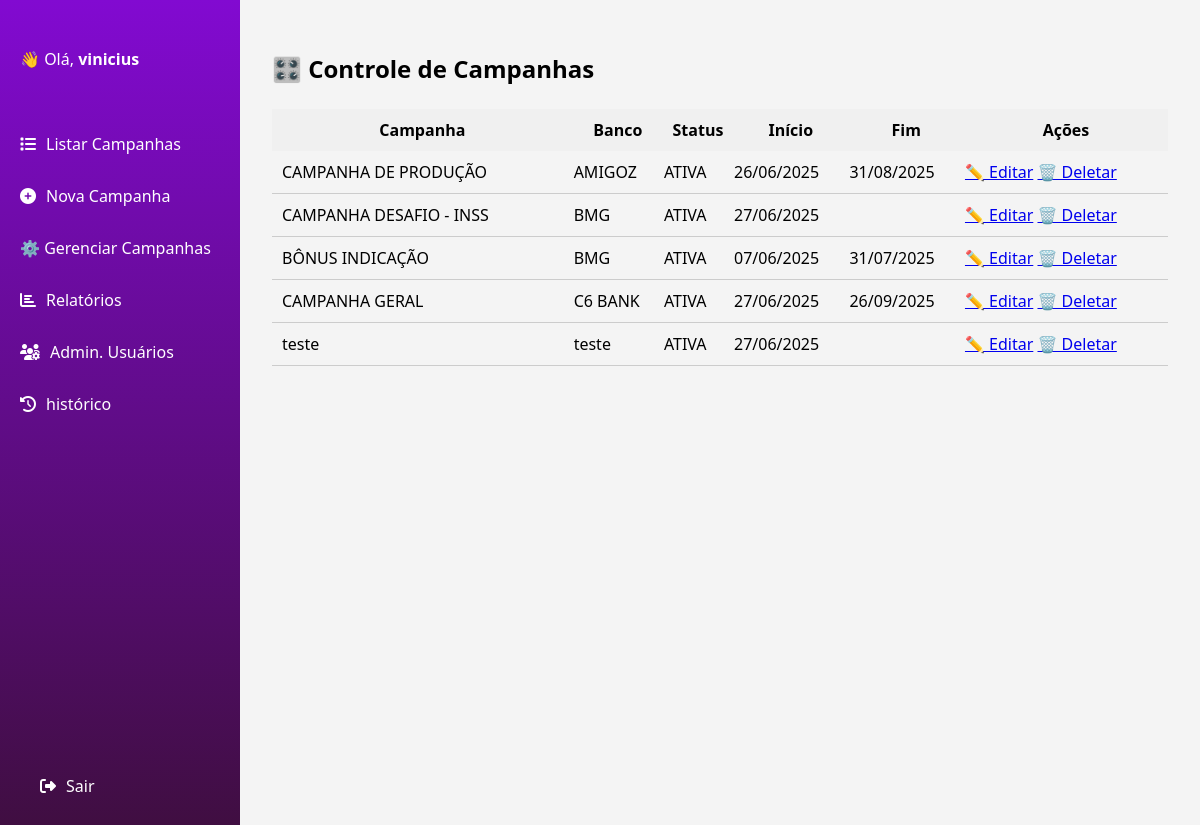
The page /campanhas/controle/ (signed in) on the database as committed earlier.
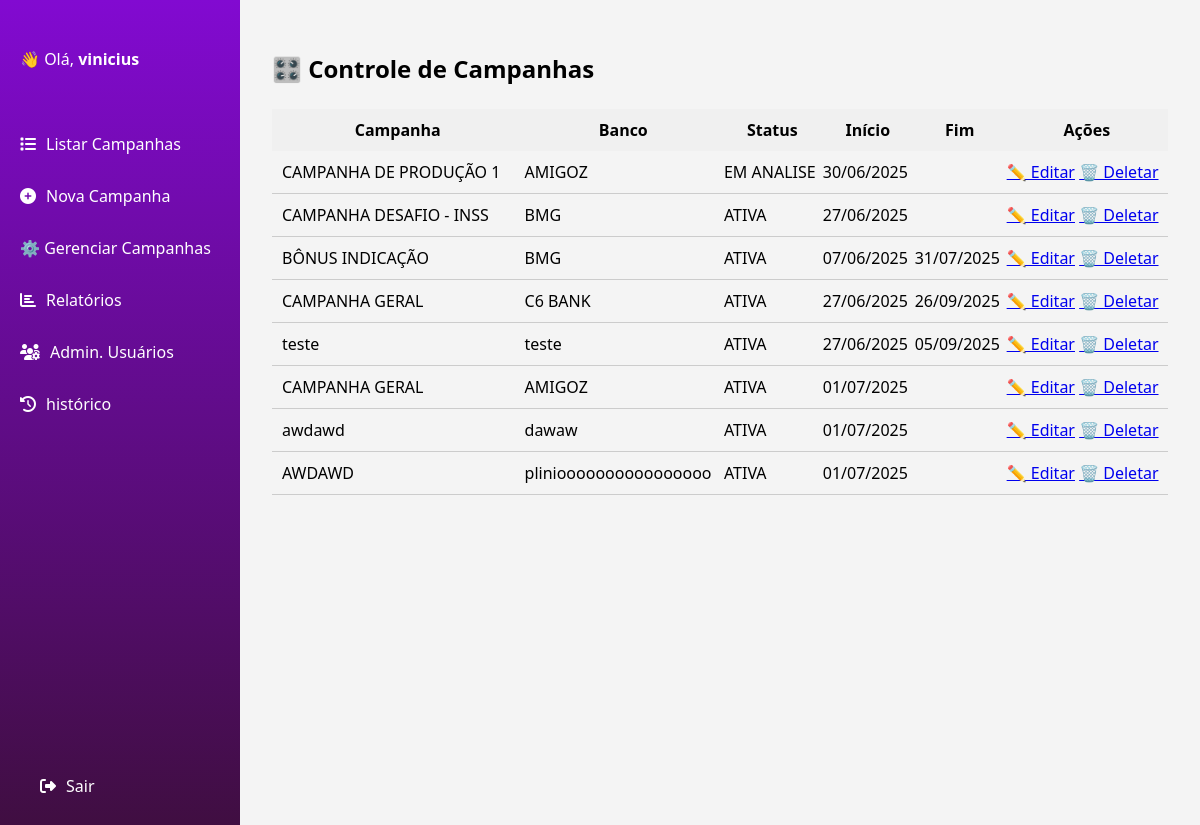
The same page on the database as committed later.
### campanhas/models.py (models this page shows, shortened)
class Campanha(models.Model):
    TIPO_VALOR_CHOICES = [
        ('R$', 'R$'),
        ('%', '%'),
    ]
    STATUS_MANUAL_CHOICES = [
        ('ATIVA', 'Ativa'),
        ('INATIVA', 'Inativa'),
        ('EM ANALISE', 'Em analise'),
    ]
    banco = models.ForeignKey(Banco, on_delete=models.PROTECT, related_name='campanhas')
    campanha = models.CharField(max_length=200, default=' ')
    nomenclatura_wb = models.CharField(max_length=200, default=' ')
    recebido = models.CharField(max_length=200, default=' ', blank=True, null=True)
    parametrizado_wb = models.CharField(max_length=200, default=' ', blank=True, null=True)
    tipo_valor_recebido = models.CharField(max_length=20, choices=TIPO_VALOR_CHOICES, default='%', blank=True, null=True)
    tipo_valor_parametrizado_wb = models.CharField(max_length=20, choices=TIPO_VALOR_CHOICES, default=' ', blank=True, null=True)
    vigencia_inicio = models.DateField(default=timezone.now)
    vigencia_fim = models.DateField(blank=True, null=True)
    periodicidade_repasses = models.CharField(max_length=100, default=' ')
    previsao_pagamento = models.CharField(max_length=100,blank=True, null=True)
    parametro_avaliacao = models.TextField(default=' ')
    criterio_apuracao = models.TextField(default=' ')
    observacoes = models.TextField(blank=True, null=True)
    possui_meta = models.BooleanField(default=False)
    tem_garantido = models.BooleanField(default=False)
    status_manual = models.CharField(max_length=50, choices=STATUS_MANUAL_CHOICES, default='ATIVA')

class Banco(models.Model):
    nome = models.CharField(max_length=100, default='Banco Genérico')
    def __str__(self):
        return self.nome

### campanhas/views.py (the view)
# urls.py: path('campanhas/controle/', CampanhaControleView.as_view(), name='campanha_controle'),
@method_decorator(login_required, name='dispatch')
@method_decorator(tipo_usuario_requerido('editor', 'master'), name='dispatch')
class CampanhaControleView(ListView):
    model = Campanha
    template_name = 'campanha_controle.html'
    context_object_name = 'campanhas'

### campanhas/templates/campanha_controle.html (shortened to what this page needs)
{% extends 'base.html' %}
{% block content %}
<h2>🎛️ Controle de Campanhas</h2>
<table style="width: 100%; border-collapse: collapse; margin-top: 1.5rem;">
  <thead>
    <tr style="background-color: #f0f0f0;">
      <th style="padding: 10px;">Campanha</th>
      <th>Banco</th>
      <th>Status</th>
      <th>Início</th>
      <th>Fim</th>
      <th>Ações</th>
    </tr>
  </thead>
  <tbody>
    {% for campanha in campanhas %}
      <tr style="border-bottom: 1px solid #ccc;">
        <td style="padding: 10px;">{{ campanha.campanha }}</td>
        <td>{{ campanha.banco }}</td>
        <td>{{ campanha.status_manual }}</td>
        <td>{{ campanha.vigencia_inicio|date:"d/m/Y" }}</td>
        <td>{{ campanha.vigencia_fim|date:"d/m/Y" }}</td>
        <td>
          <a href="{% url 'campanha_editar' campanha.pk %}" class="btn btn-sm btn-outline-primary">✏️ Editar</a>
          <a href="{% url 'campanha_deletar' campanha.pk %}" class="btn btn-sm btn-outline-danger">🗑️ Deletar</a>
        </td>
      </tr>
    {% empty %}
      <tr><td colspan="6">Nenhuma campanha cadastrada.</td></tr>
    {% endfor %}
  </tbody>
</table>
{% endblock %}

Rows that differ between the two databases and show on the page:
changed Campanha: campanha "CAMPANHA DE PRODUÇÃO" → "CAMPANHA DE PRODUÇÃO 1"; status_manual "ATIVA" → "EM ANALISE"; vigencia_inicio "26/06/2025" → "30/06/2025"; vigencia_fim "31/08/2025" → (not shown)
changed Campanha "teste": vigencia_fim (not shown) → "05/09/2025"
added Campanha: campanha "CAMPANHA GERAL", banco "AMIGOZ", status_manual "ATIVA", vigencia_inicio "01/07/2025"
added Campanha: campanha "awdawd", banco "dawaw", status_manual "ATIVA", vigencia_inicio "01/07/2025"
added Campanha: campanha "AWDAWD", banco "plinioooooooooooooooo", status_manual "ATIVA", vigencia_inicio "01/07/2025"
